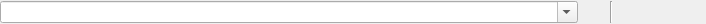
<?xml version="1.0" encoding="UTF-8"?>
<ui version="4.0">
 <class>MultiplotConfigWidget</class>
 <widget class="QWidget" name="MultiplotConfigWidget">
  <property name="geometry">
   <rect>
    <x>0</x>
    <y>0</y>
    <width>706</width>
    <height>24</height>
   </rect>
  </property>
  <property name="windowTitle">
   <string>Form</string>
  </property>
  <layout class="QGridLayout" name="gridLayout">
   <property name="horizontalSpacing">
    <number>5</number>
   </property>
   <property name="margin">
    <number>0</number>
   </property>
   <item row="0" column="2">
    <widget class="Line" name="line">
     <property name="orientation">
      <enum>Qt::Vertical</enum>
     </property>
    </widget>
   </item>
   <item row="0" column="3">
    <layout class="QHBoxLayout" name="horizontalLayout">
     <property name="spacing">
      <number>0</number>
     </property>
     <item>
      <widget class="QPushButton" name="pushButtonNew">
       <property name="minimumSize">
        <size>
         <width>22</width>
         <height>22</height>
        </size>
       </property>
       <property name="maximumSize">
        <size>
         <width>22</width>
         <height>22</height>
        </size>
       </property>
       <property name="cursor">
        <cursorShape>PointingHandCursor</cursorShape>
       </property>
       <property name="toolTip">
        <string>New configuration</string>
       </property>
       <property name="text">
        <string/>
       </property>
       <property name="iconSize">
        <size>
         <width>16</width>
         <height>16</height>
        </size>
       </property>
       <property name="flat">
        <bool>true</bool>
       </property>
      </widget>
     </item>
     <item>
      <widget class="QPushButton" name="pushButtonOpen">
       <property name="minimumSize">
        <size>
         <width>22</width>
         <height>22</height>
        </size>
       </property>
       <property name="maximumSize">
        <size>
         <width>22</width>
         <height>22</height>
        </size>
       </property>
       <property name="cursor">
        <cursorShape>PointingHandCursor</cursorShape>
       </property>
       <property name="toolTip">
        <string>Open configuration</string>
       </property>
       <property name="text">
        <string/>
       </property>
       <property name="iconSize">
        <size>
         <width>16</width>
         <height>16</height>
        </size>
       </property>
       <property name="flat">
        <bool>true</bool>
       </property>
      </widget>
     </item>
     <item>
      <widget class="QPushButton" name="pushButtonSave">
       <property name="minimumSize">
        <size>
         <width>22</width>
         <height>22</height>
        </size>
       </property>
       <property name="maximumSize">
        <size>
         <width>22</width>
         <height>22</height>
        </size>
       </property>
       <property name="cursor">
        <cursorShape>PointingHandCursor</cursorShape>
       </property>
       <property name="toolTip">
        <string>Save configuration</string>
       </property>
       <property name="text">
        <string/>
       </property>
       <property name="iconSize">
        <size>
         <width>16</width>
         <height>16</height>
        </size>
       </property>
       <property name="flat">
        <bool>true</bool>
       </property>
      </widget>
     </item>
     <item>
      <widget class="QPushButton" name="pushButtonSaveAs">
       <property name="minimumSize">
        <size>
         <width>22</width>
         <height>22</height>
        </size>
       </property>
       <property name="maximumSize">
        <size>
         <width>22</width>
         <height>22</height>
        </size>
       </property>
       <property name="cursor">
        <cursorShape>PointingHandCursor</cursorShape>
       </property>
       <property name="toolTip">
        <string>Save configuration as...</string>
       </property>
       <property name="text">
        <string/>
       </property>
       <property name="iconSize">
        <size>
         <width>16</width>
         <height>16</height>
        </size>
       </property>
       <property name="flat">
        <bool>true</bool>
       </property>
      </widget>
     </item>
    </layout>
   </item>
   <item row="0" column="0">
    <widget class="rqt_multiplot::ConfigComboBox" name="configComboBox">
     <property name="sizePolicy">
      <sizepolicy hsizetype="MinimumExpanding" vsizetype="Fixed">
       <horstretch>0</horstretch>
       <verstretch>0</verstretch>
      </sizepolicy>
     </property>
     <property name="toolTip">
      <string>URL of the configuration file (supported schemes are file://, home://, and package://)</string>
     </property>
     <property name="editable">
      <bool>true</bool>
     </property>
     <property name="insertPolicy">
      <enum>QComboBox::NoInsert</enum>
     </property>
    </widget>
   </item>
   <item row="0" column="1">
    <widget class="QPushButton" name="pushButtonClearHistory">
     <property name="minimumSize">
      <size>
       <width>22</width>
       <height>22</height>
      </size>
     </property>
     <property name="maximumSize">
      <size>
       <width>22</width>
       <height>22</height>
      </size>
     </property>
     <property name="cursor">
      <cursorShape>PointingHandCursor</cursorShape>
     </property>
     <property name="toolTip">
      <string>Clear configuration file history</string>
     </property>
     <property name="text">
      <string/>
     </property>
     <property name="iconSize">
      <size>
       <width>16</width>
       <height>16</height>
      </size>
     </property>
     <property name="flat">
      <bool>true</bool>
     </property>
    </widget>
   </item>
  </layout>
 </widget>
 <customwidgets>
  <customwidget>
   <class>rqt_multiplot::ConfigComboBox</class>
   <extends>QComboBox</extends>
   <header location="global">rqt_multiplot/ConfigComboBox.h</header>
  </customwidget>
 </customwidgets>
 <resources/>
 <connections/>
</ui>
